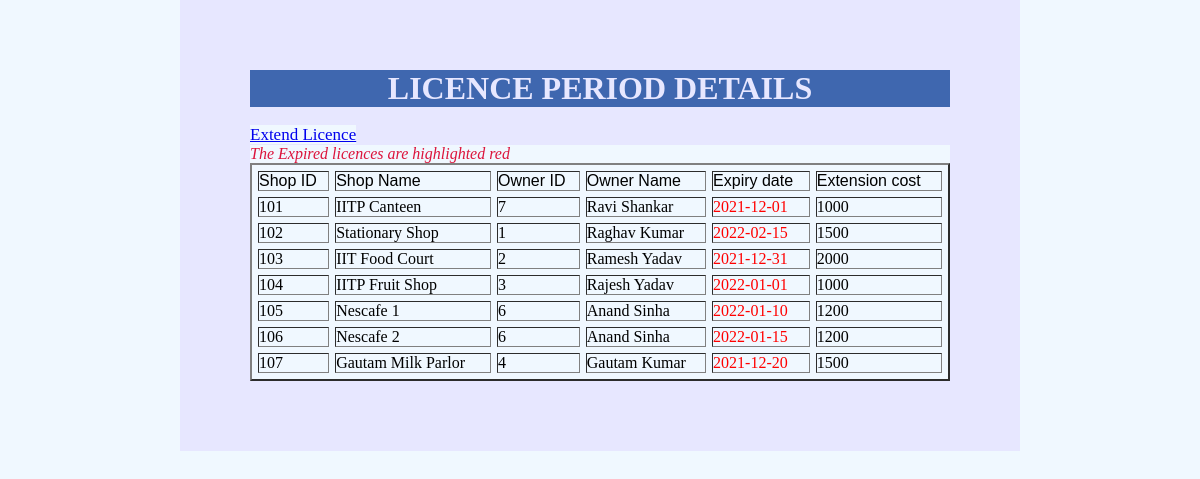
Screenshot of /licence.php (signed in) with the database file from the repository.
### tables this page shows
CREATE TABLE `shops` (
  `shopid` int(11) NOT NULL,
  `name` varchar(50) DEFAULT NULL,
  `area` varchar(50) DEFAULT NULL,
  `ownerid` int(11) DEFAULT NULL,
  `licenceid` int(11) DEFAULT NULL,
  `rentid` int(11) DEFAULT NULL
);

CREATE TABLE `users` (
  `userid` int(11) NOT NULL,
  `passwrd` varchar(20) DEFAULT NULL,
  `name` varchar(50) DEFAULT NULL,
  `age` int(11) DEFAULT NULL,
  `gender` varchar(10) DEFAULT NULL,
  `occuption` varchar(50) NOT NULL DEFAULT 'guest' COMMENT '1. guest\r\n2. shop keeper\r\n3. employee',
  `mobile` varchar(15) DEFAULT NULL,
  `email` varchar(30) DEFAULT NULL
);

CREATE TABLE `licence` (
  `licenceid` int(11) NOT NULL,
  `lastdate` date DEFAULT NULL,
  `extensioncost` int(11) DEFAULT NULL
);

### licence.php (the view, shortened to what this page needs)
<?php
	include("connection.php");
?>
<!DOCTYPE html>
<html>
<head>
</head>
<body>
	<div class="container">
        <h1>LICENCE PERIOD DETAILS</h1><br>
        <a class = "link" href="payext.php">Extend Licence</a><br>
        <p class="openMsg">The Expired licences are highlighted red</p>
		<form method="post">
		<?php
            $query = "SELECT shops.shopid as si, shops.name as sn, shops.area as sa, users.userid as ui, users.name as un, licence.lastdate as ll, licence.extensioncost as le FROM owners join users on owners.ownerid = users.userid join shops on shops.shopid = owners.shopid join licence on licence.licenceid = shops.licenceid where licence.lastdate < current_timestamp();";
			echo '<table border="2" cellspacing="6" cellpadding="6">
				<tr>
					<td> <font face="Arial">Shop ID</font> </td>
					<td> <font face="Arial">Shop Name</font> </td>
					<td> <font face="Arial">Owner ID</font> </td>
					<td> <font face="Arial">Owner Name</font> </td>
					<td> <font face="Arial">Expiry date</font> </td>
					<td> <font face="Arial">Extension cost</font> </td>
				</tr>';
			if ($result = mysqli_query($con, $query)) {
				while ($row = $result->fetch_assoc()) {
					$field1name = $row["si"];
					$field2name = $row["sn"];
					$field3name = $row["ui"];
					$field4name = $row["un"];
					$field5name = $row["ll"];
					$field6name = $row["le"];
					echo '<tr>
							<td>'.$field1name.'</td>
							<td>'.$field2name.'</td>
							<td>'.$field3name.'</td>
							<td>'.$field4name.'</td>
							<td><font color="red">'.$field5name.'</font></td>
							<td>'.$field6name.'</td>
						</tr>';
				}
			}
		?>
</form>
</div>
</body>
</html>

### licence.php (style rules this page uses)
.link { font-size: 17px; text-align: center; }
* { margin: 0px; padding: 0px; box-sizing: border-box; background: aliceblue; }
.container { max-width: 70%; padding: 70px; margin: auto; background: #e7e7ff; }
form { display: flex; align-items: left; justify-content: center; flex-direction: column; }
p { color: crimson; font: initial; font-style: oblique; font-size: medium; }
h1 { text-align: center; background: #3f67af; color: #e7e7ff; }

### rows the page displays
shops: shopid "101", name "IITP Canteen", ownerid.userid "7", ownerid.name "Ravi Shankar", licenceid.lastdate "2021-12-01", licenceid.extensioncost "1000"
shops: shopid "102", name "Stationary Shop", ownerid.userid "1", ownerid.name "Raghav Kumar", licenceid.lastdate "2022-02-15", licenceid.extensioncost "1500"
shops: shopid "103", name "IIT Food Court", ownerid.userid "2", ownerid.name "Ramesh Yadav", licenceid.lastdate "2021-12-31", licenceid.extensioncost "2000"
shops: shopid "104", name "IITP Fruit Shop", ownerid.userid "3", ownerid.name "Rajesh Yadav", licenceid.lastdate "2022-01-01", licenceid.extensioncost "1000"
shops: shopid "105", name "Nescafe 1", ownerid.userid "6", ownerid.name "Anand Sinha", licenceid.lastdate "2022-01-10", licenceid.extensioncost "1200"
shops: shopid "106", name "Nescafe 2", ownerid.userid "6", ownerid.name "Anand Sinha", licenceid.lastdate "2022-01-15", licenceid.extensioncost "1200"
shops: shopid "107", name "Gautam Milk Parlor", ownerid.userid "4", ownerid.name "Gautam Kumar", licenceid.lastdate "2021-12-20", licenceid.extensioncost "1500"
